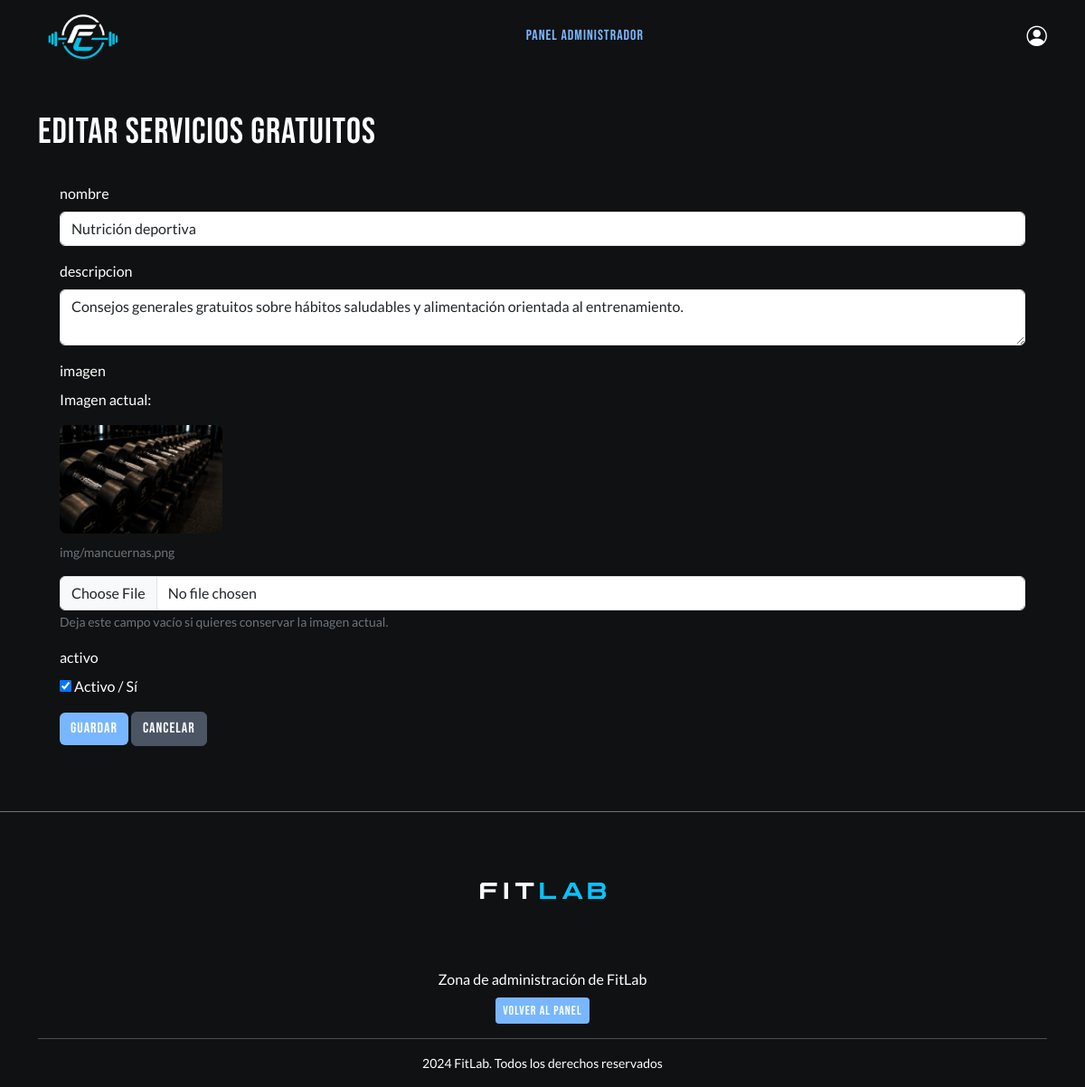
The app's page /index.php?action=adminEdit&entity=servicios&id=2 (signed in) with its own data.
### tables this page shows
CREATE TABLE servicios (
    id_servicio INT AUTO_INCREMENT PRIMARY KEY,
    nombre VARCHAR(100) NOT NULL,
    descripcion TEXT NOT NULL,
    imagen VARCHAR(255) NULL,
    activo TINYINT(1) NOT NULL DEFAULT 1
);

### app/controllers/AdminController.php (called while the page is built, shortened)
<?php
require_once __DIR__ . '/../models/AdminModel.php';
class AdminController
{
    public function editar()
    {
        $entity = $_GET['entity'] ?? '';
        $id = $_GET['id'] ?? 0;
        $model = new AdminModel();
        $cfg = $model->getConfig($entity);
        $row = $model->obtener($entity, $id);
        require __DIR__ . '/../views/admin/form.php';
    }
}

### app/models/AdminModel.php (called while the page is built, shortened)
<?php
require_once dirname(__DIR__, 2) . '/config/database.php';
class AdminModel
{
    private $db;
    private $configs;
    public function __construct()
    {
        $database = new Database();
        $this->db = $database->conectar();
        $this->configs = self::configs();
    }
    public function getConfig($entity)
    {
        return $this->configs[$entity];
    }
    public function obtener($entity, $id)
    {
        $cfg = $this->getConfig($entity);
        $stmt = $this->db->prepare("SELECT * FROM {$cfg['table']} WHERE {$cfg['pk']} = :id");
        $stmt->execute([':id' => (int) $id]);
        return $stmt->fetch(PDO::FETCH_ASSOC);
    }
}

### config/database.php (called while the page is built, shortened)
<?php
class Database {
    private $host = "sql102.infinityfree.com";
    private $db_name = "if0_41927992_fitlab";
    private $username = "if0_41927992";
    private $password = "wLNxAMpoK0";
    public function conectar() {
        $this->conn = null;
        try {
            $this->conn = new PDO(
                "mysql:host=" .
                $this->host .
                ";dbname=" .
                $this->db_name .
                ";charset=utf8",
                $this->username,
                $this->password
            );
            $this->conn->setAttribute(
                PDO::ATTR_ERRMODE,
                PDO::ERRMODE_EXCEPTION
            );
        } catch (PDOException $e) {
            die(
                "Error de conexión: " .
                $e->getMessage()
            );
        }
        return $this->conn;
    }
}

### app/views/admin/form.php (the view, shortened to what this page needs)
<?php require __DIR__ . '/../layouts/header.php'; ?>
<section class="container py-5 text-white">
    <h1>
        <?= ($row || $entity === 'informacion') ? 'Editar ' : 'Nuevo ' ?><?= htmlspecialchars($cfg['title']) ?>
    </h1>
    <?php if ($entity === 'apariencia'): ?>
        <div class="alert alert-info">
            Los diseños visuales son preestablecidos. Vuelve al listado y selecciona uno.
        </div>
        <a class="btn btn-secondary" href="index.php?action=adminList&entity=apariencia">Volver</a>
    <?php else: ?>
        <form class="bg-dark p-4 rounded" method="POST" enctype="multipart/form-data" action="index.php?action=<?= $row ? 'adminUpdate' : 'adminStore' ?>">
            <?php foreach ($cfg['fields'] as $field => $type): ?>
                <?php $value = $row[$field] ?? ''; ?>
                <div class="mb-3">
                    <label class="form-label"><?= htmlspecialchars($field) ?></label>
                    <?php if ($type === 'textarea'): ?>
                        <textarea
                            name="<?= htmlspecialchars($field) ?>"
                            class="form-control"
                            <?= in_array($field, ['descripcion', 'hero_titulo', 'hero_subtitulo'], true) ? 'required' : '' ?>
                        ><?= htmlspecialchars((string) $value) ?></textarea>
                    <?php elseif ($type === 'boolean'): ?>
                        <div>
                            <input type="checkbox" name="<?= htmlspecialchars($field) ?>" value="1" <?= $value ? 'checked' : '' ?>>
                            Activo / Sí
                        </div>
                    <?php elseif ($type === 'file'): ?>
                        <?php if ($value): ?>
                            <p>Imagen actual:</p>
                            <img
                                src="<?= htmlspecialchars((string) $value, ENT_QUOTES, 'UTF-8') ?>"
                                alt="Imagen actual"
                                style="max-width:180px; border-radius:8px; display:block; margin-bottom:10px;"
                            >
                            <p class="small text-secondary"><?= htmlspecialchars((string) $value) ?></p>
                        <?php endif; ?>
                        <input
                            type="file"
                            name="<?= htmlspecialchars($field) ?>"
                            class="form-control"
                            accept="image/png,image/jpeg,image/webp,image/gif"
                            <?= (!$row && in_array($entity, ['servicios', 'imagenes'], true)) ? 'required' : '' ?>
                        >
                        <?php if ($row): ?>
                            <small class="text-secondary">Deja este campo vacío si quieres conservar la imagen actual.</small>
                        <?php endif; ?>
                    <?php else: ?>
                        <input
                            type="<?= $type === 'decimal' ? 'number' : htmlspecialchars($type) ?>"
                            name="<?= htmlspecialchars($field) ?>"
                            class="form-control"
                            value="<?= htmlspecialchars((string) $value) ?>"
                            <?= in_array($type, ['number', 'decimal']) ? 'min="0" step="' . ($type === 'decimal' ? '0.01' : '1') . '"' : '' ?>
                            <?= in_array($field, ['nombre', 'apellidos', 'email', 'nombre_categoria', 'titulo', 'dia'], true) ? 'required' : '' ?>
                        >
                    <?php endif; ?>
                </div>
            <?php endforeach; ?>
            <button class="btn btn-primary">Guardar</button>
            <a class="btn btn-secondary" href="index.php?action=adminList&entity=<?= urlencode($entity) ?>">Cancelar</a>
        </form>
    <?php endif; ?>
</section>
<?php require __DIR__ . '/../layouts/footer.php'; ?>

### public/css/styles.css (style rules this page uses)
html { scroll-padding-top: 82px; }
body { font-family: 'Lato', sans-serif; background-color: #101112; padding-top: 74px; }
h1, h2, h3, h4, h5, .title, .titulo-formulario { font-family: 'Bebas Neue', sans-serif; letter-spacing: 1px; }
a { color: white; text-decoration: none; }
.btn { font-family: 'Bebas Neue', sans-serif; letter-spacing: 1px; }
.btn-primary { background-color: #78B7FF; border: none; }
.btn-primary { background: #78B7FF; border: none; }
html, body { max-width: 100%; overflow-x: hidden; }
img { max-width: 100%; }
.btn, .btn:visited, button.btn, a.btn, input[type="submit"].btn, input[type="button"].btn { color: #ffffff !important; text-shadow: none !important; }
.btn-primary, .caja-formulario .btn-primary, .tarjeta-calculadora .btn-primary, .botones-portada .btn-primary { background-color: var(--fitlab-color-principal, #78B7FF) !important; border-color: var(--fitlab-color-principal, #78B7FF) !important; color: #ffffff !important; }
.btn-dark, .filtros .btn-dark, .btn-secondary, .btn-warning, .btn-info, .btn-danger, .btn-success { color: #ffffff !important; }
.btn-secondary { background-color: #4b5563 !important; border-color: #4b5563 !important; }

### records on screen
servicios: nombre "Nutrición deportiva", descripcion "Consejos generales gratuitos sobre hábitos saludables y alimentación orientada al entrenamiento.", imagen (picture), imagen "img/mancuernas.png", activo "☑"

### other values on screen
$cfg['title'] "Servicios gratuitos"
$field "nombre"
$field "descripcion"
$field "imagen"
$field "activo"
